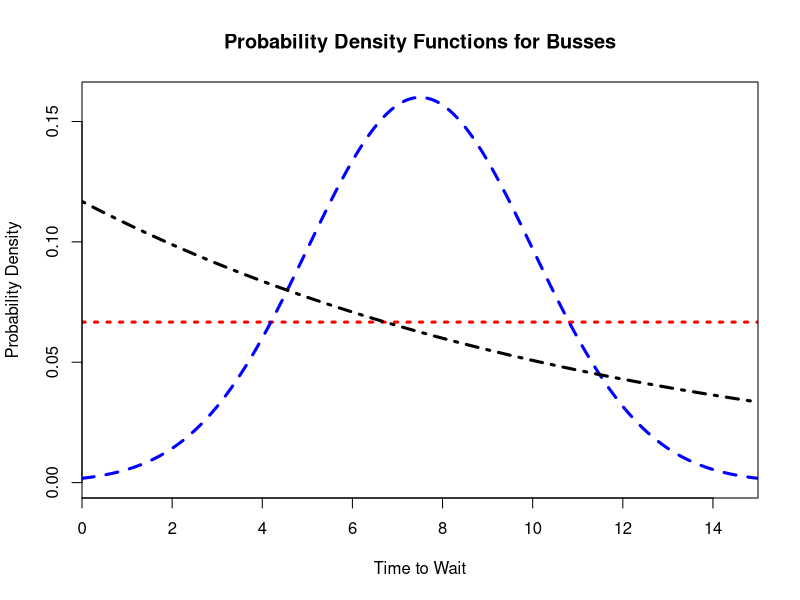
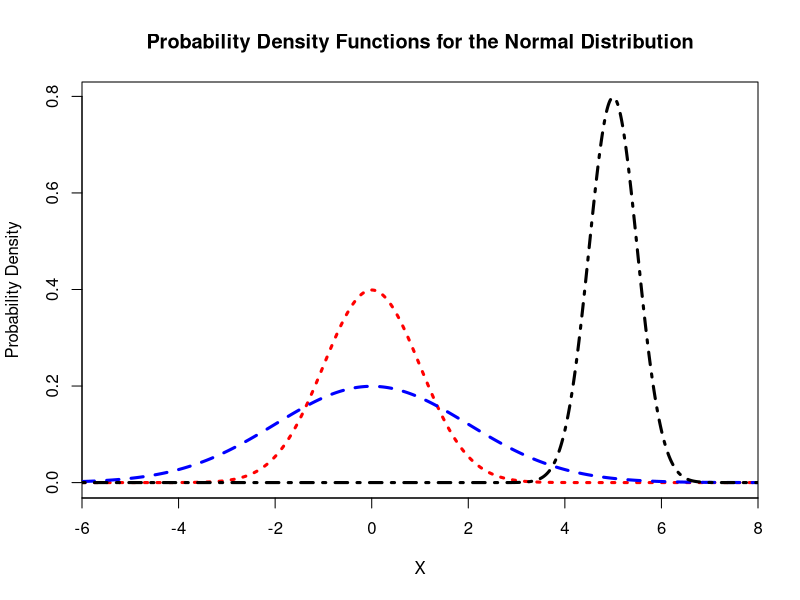
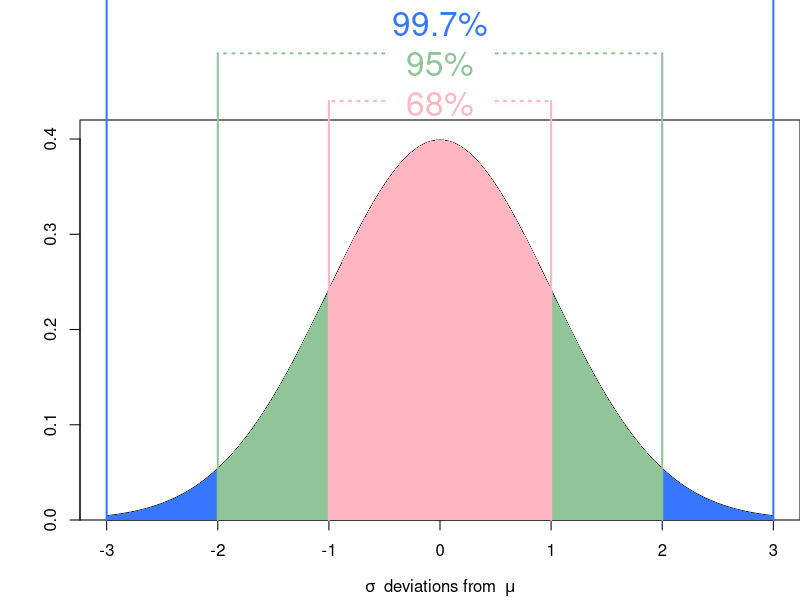
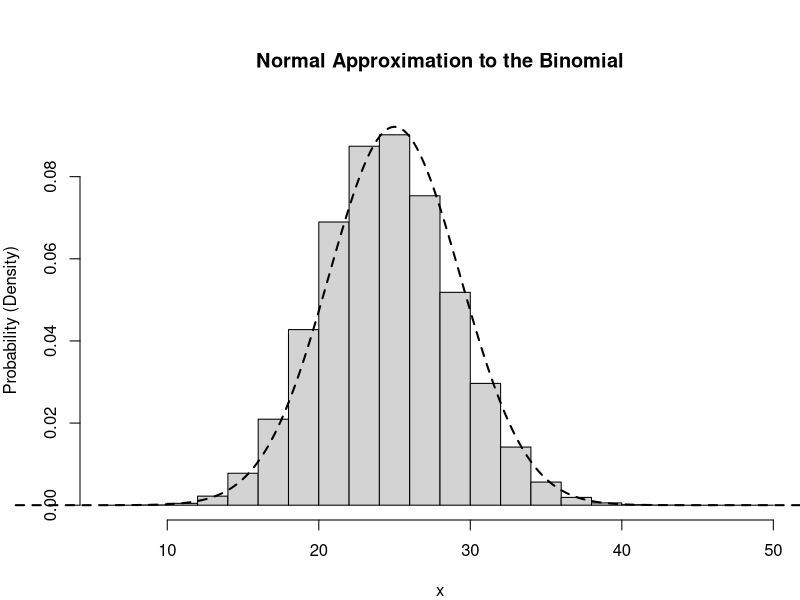

Here is the R script that generated these plots, in order:
## ---- chunk 1
#| echo: false

x <- seq(0, 15, length.out = 10^5)

y1 <- dunif(x, min = 0, max = 15)
y2 <- dnorm(x, mean = 7.5, sd = 2.5) / (pnorm(15, 7.5, 2.5) - pnorm(0, 7.5, 2.5))
y3 <- dexp(x, rate = 1/12)/(pexp(15, rate = 1/12))

plot(y1 ~ x, 
     main = "Probability Density Functions for Busses", 
     xlab = 'Time to Wait',
     ylab = "Probability Density",
     type = 'l',
     lty = 3,
     col = "red", 
     ylim = c(0, max(y1, y2, y3)),
     lwd = 3, xaxs="i")

lines(y2 ~ x, lty = 2, col = "blue", lwd = 3)
lines(y3 ~ x, lty = 4, col = "black", lwd = 3)
## ---- chunk 2
#| echo: false
#| label: fig-normal-density
#| fig-cap: "Three normal distribution densities plotted with mean 0 (red and blue), and mean 5 (black). The red density has variance 1, the blue density has variance 4, and the black density has variance 0.25."

x <- seq(-6, 8, length.out = 10^5)

y1 <- dnorm(x, mean = 0, sd = 1)
y2 <- dnorm(x, mean = 0, sd = 2)
y3 <- dnorm(x, mean = 5, sd = 0.5)

plot(y1 ~ x, 
     main = "Probability Density Functions for the Normal Distribution", 
     xlab = 'X',
     ylab = "Probability Density",
     type = 'l',
     lty = 3,
     col = "red", 
     ylim = c(0, max(y1, y2, y3)),
     lwd = 3, xaxs="i")

lines(y2 ~ x, lty = 2, col = "blue", lwd = 3)
lines(y3 ~ x, lty = 4, col = "black", lwd = 3)
## ---- chunk 3
#| collapse: true

# N(0, 1)
dnorm(0.25) # f(0.25)
pnorm(0.25) # P(X <= 0.25)

# N(5, 4)
dnorm(4.9, mean = 5, sd = sqrt(4)) # f(4.9)
pnorm(4.9, mean = 5, sd = sqrt(4)) # P(X <= 4.9)

# N(0, 1) - Explicitly
dnorm(1, mean = 0, sd = 1) # f(1)
pnorm(1, mean = 0, sd = 1) # P(X <= 1)
## ---- chunk 4
#| echo: false
#| label: empirical_rule
#| cache: true 

x <- seq(-3, 3, length.out = 10^5)
y <- dnorm(x)

col1 <- rgb(255/255, 181/255, 194/255, alpha=1)
col2 <- rgb(145/255, 196/255, 153/255, alpha=1)
col3 <- rgb(55/255, 119/255, 255/255, alpha=1)


par(mar = c(4, 4, 6, 0), xpd = TRUE)

plot(y ~ x, 
     main = "", 
     xlab = expression(sigma~" deviations from "~mu), 
     ylab = "",
     type = 'l',
     ylim = c(0, 0.42),
     yaxs = "i")

polygon(c(-3, x[which(x >= -3 & x <= 3)], 3), 
        c(0, y[which(x >= -3 & x <= 3)], 0),
        col = col3, border = NA)

polygon(c(-2, x[which(x >= -2 & x <= 2)], 2), 
        c(0, y[which(x >= -2 & x <= 2)], 0),
        col = col2, border = NA)

polygon(c(-1, x[which(x >= -1 & x <= 1)], 1), 
        c(0, y[which(x >= -1 & x <= 1)], 0),
        col = col1, border = NA)

segments(
    x0 = c(-3, -2, -1, 1, 2, 3),
    y0 = 0,
    y1 = c(0.55, 0.49, 0.44, 0.44, 0.49, 0.55),
    lwd = 2,
    lty = 1,
    col = c(col3, col2,col1, col1,col2,col3)
)

segments(
    x0 = c(-0.65, -0.5, -0.5, 0.5, 0.5, 0.65),
    x1 = c(-3, -2, -1, 1, 2, 3),
    y0 = c(0.55, 0.49, 0.44, 0.44, 0.49, 0.55),
    lwd = 2,
    lty = 3,
    col = c(col3, col2,col1, col1,col2,col3)
)


mtext("68%", 
      side = 3, 
      line = 0,
      cex = 2, 
      outer = FALSE, 
      col = col1)

mtext("95%", 
      side = 3, 
      line = 2,
      cex = 2, 
      outer = FALSE, 
      col = col2)

mtext("99.7%", 
      side = 3, 
      line = 4,
      cex = 2, 
      outer = FALSE, 
      col = col3)
## ---- chunk 5
#| echo: false
#| label: fig-normal-approximation
#| cache: true 
#| fig-cap: "A plot showing the probability mass function of a $\\text{Bin}(100, 0.25)$ distribution, with a $N(25, 18.75)$ density overlaid, demonstrating the utility of the approximation."

set.seed(31415)

n <- 100
p <- 0.25

X <- rbinom(2*10^6, size = n, p = p)

pl_x <- seq(0, n, length.out = 10^5)
pl_y <- dnorm(pl_x, mean = n*p, sd = sqrt(n * p * (1-p)))

hist(X, 
     main = "Normal Approximation to the Binomial",
     xlab = "x",
     ylab = "Probability (Density)",
     prob = TRUE)
lines(pl_y ~ pl_x, lwd = 2, lty = 2)
